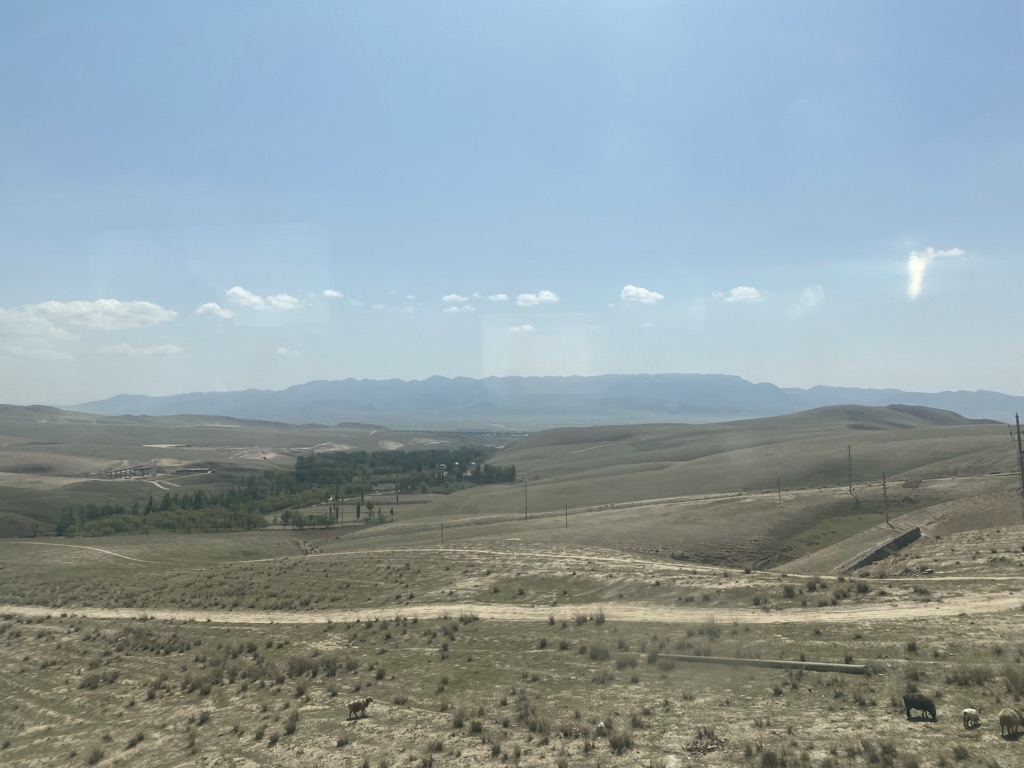
//> input picture data/grassland.jpeg, 1024 x 768 px
$ ./picpost_main ../../data/grassland.jpeg out.png   (built with g++ and OpenCV 4)
//> lines starting //> are read from the running program, lines starting //| are printed output that depends on the picture
//> further down, img_src is the input picture: 768 rows x 1024 cols, CV_8UC3; mean B, G, R 163.8, 158.8, 143.3
### src/methods/picpost.h
#pragma once
#include <opencv2/opencv.hpp>


void pic_post(const cv::Mat& src, cv::Mat& dst);

### src/methods/picpost.cpp
#include "picpost.h"
#include <opencv2/opencv.hpp>

void pic_post(const cv::Mat& src, cv::Mat& dst)
{

    cv::Mat img_in, img_s, blur, img_out, blur_cut;
    int     height = src.rows;
//> height = 768
    int     width  = src.cols;
//> width = 1024
    int     H, W;
    if (width == height) {   // 比例 1:1
        H = 1800;
        W = 1800;
    }
    else {   // 比例 3:4
        H = 2400;
        W = 1800;
    }
    // int H = 2400, W = 1800;                       // 比例 3:4
    int Hb = int(H * 1.5), Wb = int(W * 1.5);     // 放大 1.5
    int Hs = int(H * 0.75), Ws = int(W * 0.75);   // 缩小到 0.8

    int round_r = 20;   // 圆角的半径
    int Oc[2];          // 圆心的位置

    int filter_sz = 201;
    cv::GaussianBlur(src, blur, cv::Size(filter_sz, filter_sz), 0);
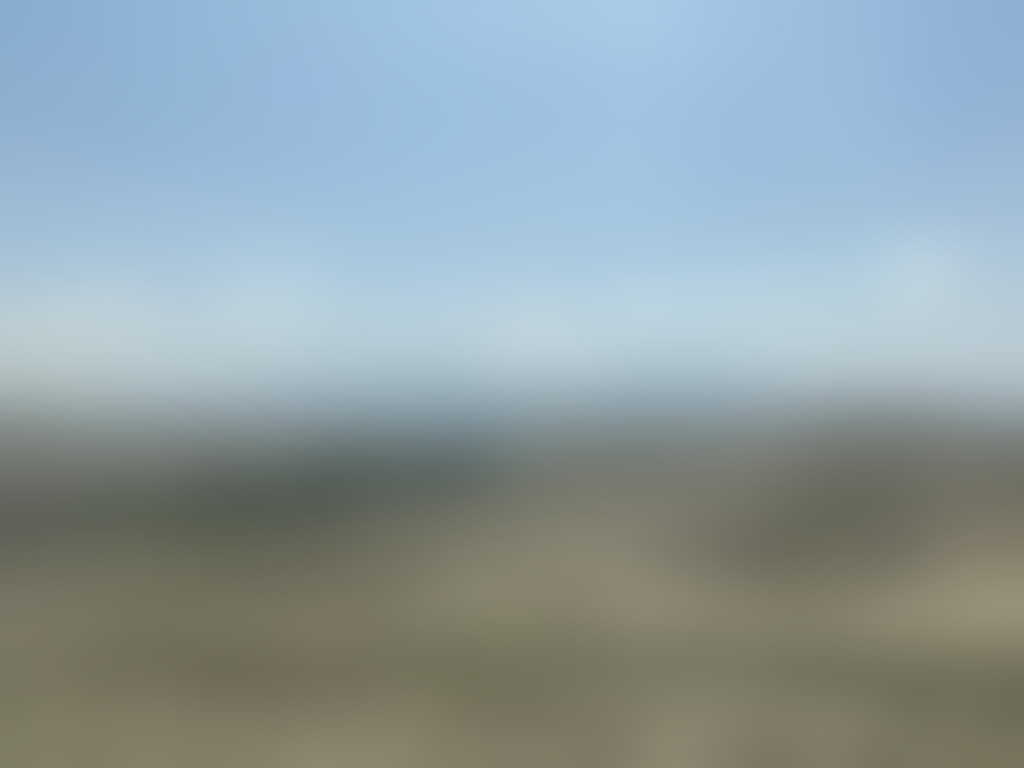
//> blur: 768 rows x 1024 cols, CV_8UC3; mean B, G, R 163.8, 158.8, 143.3

    cv::resize(src, img_in, cv::Size(W, H));
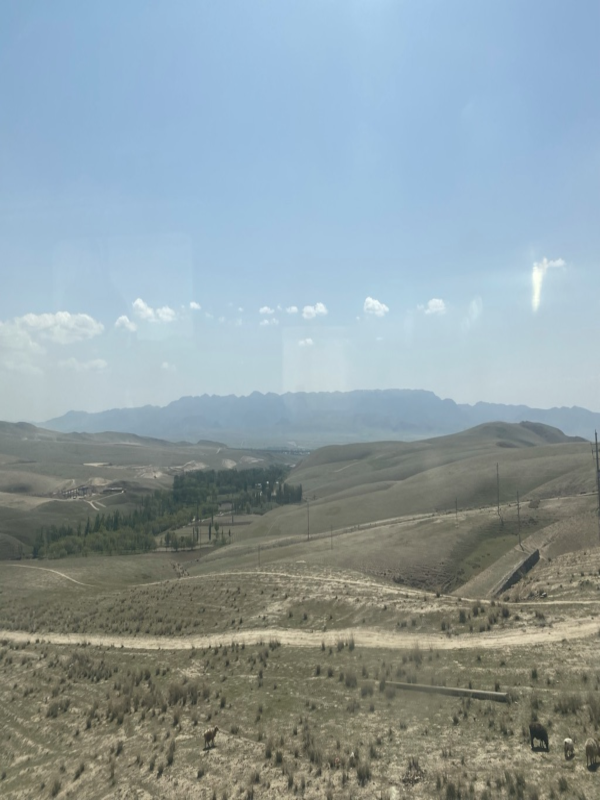
//> img_in: 2400 rows x 1800 cols, CV_8UC3 (shown at 1/3 size); mean B, G, R 163.7, 158.7, 143.2
    cv::resize(img_in, img_s, cv::Size(Ws, Hs));
    cv::resize(blur, blur, cv::Size(Wb, Hb));
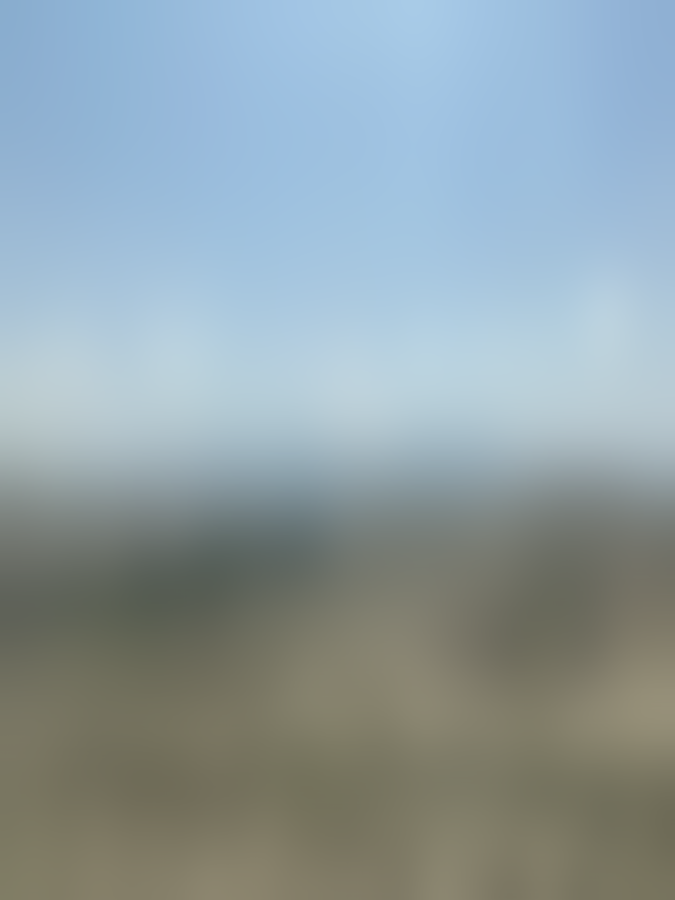
//> blur: 3600 rows x 2700 cols, CV_8UC3 (shown at 1/4 size); mean B, G, R 163.8, 158.7, 143.3

    blur_cut = blur(cv::Rect((Wb - W) / 2, (Hb - H) / 2, W, H));
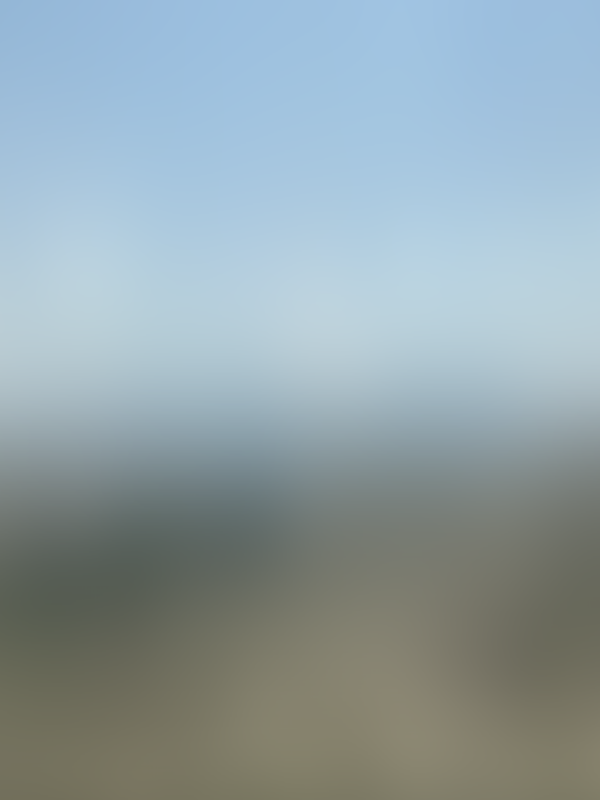
//> blur_cut: 2400 rows x 1800 cols, CV_8UC3 (shown at 1/3 size); mean B, G, R 167.3, 161.9, 145.6
    img_out  = blur_cut.clone();
    img_s.copyTo(img_out(cv::Rect((W - Ws) / 2, (H - Hs) / 2, Ws, Hs)));
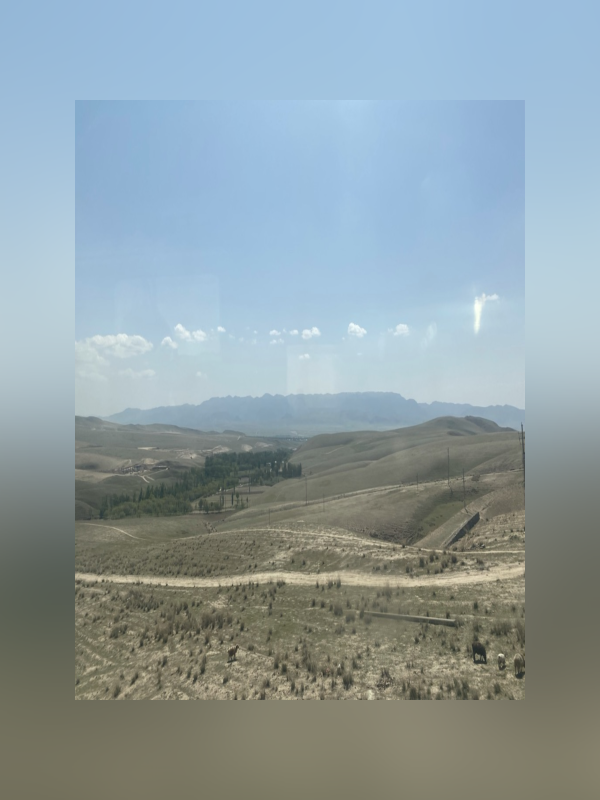
//> img_out: 2400 rows x 1800 cols, CV_8UC3 (shown at 1/3 size); mean B, G, R 163.6, 158.7, 143.2

    Oc[0]  = round_r;
    Oc[1]  = round_r;
    int h0 = (H - Hs) / 2, h1 = (H - Hs) / 2, h2 = H - (H - Hs) / 2 - 1, h3 = H - (H - Hs) / 2 - 1;
    int w0 = (W - Ws) / 2, w1 = W - (W - Ws) / 2 - 1, w2 = (W - Ws) / 2, w3 = W - (W - Ws) / 2 - 1;
    for (int i = 0; i < round_r; i++) {
        w0 = (W - Ws) / 2;
        w1 = W - (W - Ws) / 2 - 1;
        w2 = (W - Ws) / 2;
        w3 = W - (W - Ws) / 2 - 1;
        for (int j = 0; j < round_r; j++) {
            if (round(sqrt(pow((abs((float)i - Oc[0])), 2) + pow((abs((float)j - Oc[1])), 2))) >
                round_r) {
                img_out.at<cv::Vec3b>(h0, w0) = blur_cut.at<cv::Vec3b>(h0, w0);
                img_out.at<cv::Vec3b>(h1, w1) = blur_cut.at<cv::Vec3b>(h1, w1);
                img_out.at<cv::Vec3b>(h2, w2) = blur_cut.at<cv::Vec3b>(h2, w2);
                img_out.at<cv::Vec3b>(h3, w3) = blur_cut.at<cv::Vec3b>(h3, w3);
            }
            w0++;
            w1--;
            w2++;
            w3--;
        }
        h0++;
        h1++;
        h2--;
        h3--;
    }
//> after the loop, w0 = 245; w1 = 1554; w2 = 245; w3 = 1554; h0 = 320; h1 = 320; h2 = 2079; h3 = 2079
    cv::GaussianBlur(img_out, dst, cv::Size(3, 3), 0);
    // dst = img_out;
}

### src/main/picpost_main.cpp
#include "../methods/picpost.h"

#include <chrono>
#include <iostream>
#include <opencv2/opencv.hpp>
#include <string>

int main(int argc, char** argv)
{
    std::string read_path = argv[1];
    cv::Mat     img_src;

    std::cout << "读取图片: " << read_path << std::endl;
    std::cout << "处理中..." << std::endl;

    img_src = cv::imread(read_path, 1);
    if (!img_src.data) {
        std::cout << "No img_src data" << std::endl;
        return -1;
    }

    std::string save_path = argv[2];
    cv::Mat     img_res;

    pic_post(img_src, img_res);

    cv::imwrite(save_path, img_res);

    std::cout << "结果图已保存: " << save_path << std::endl;

    return 0;
}

$ run again, on data/test_1.jpeg
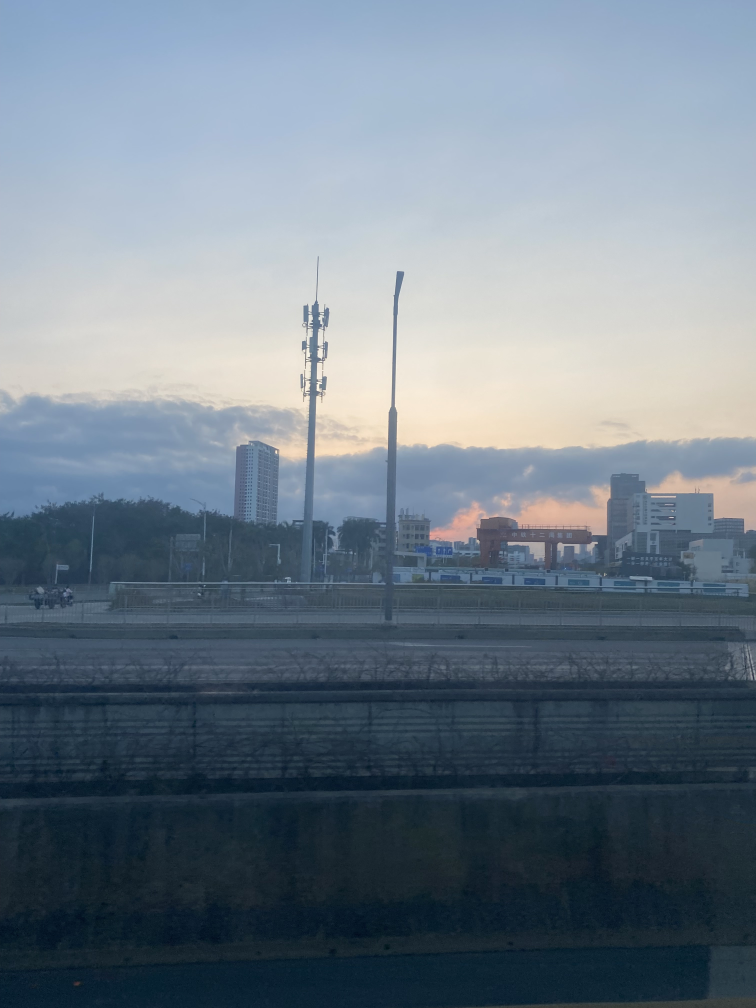
//> input picture data/test_1.jpeg, 3024 x 4032 px (shown at 1/4 size)
//> img_src is the input picture: 4032 rows x 3024 cols, CV_8UC3; mean B, G, R 137.3, 125, 111.6
//> in pic_post, `blur_cut = blur(cv::Rect((Wb - W) / 2, (Hb - H) / 2, W, H));`:
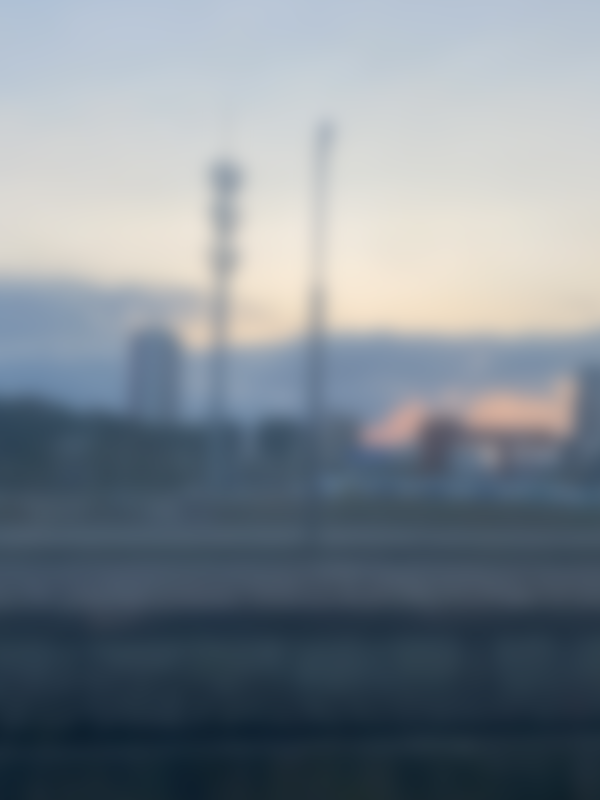
//> blur_cut: 2400 rows x 1800 cols, CV_8UC3 (shown at 1/3 size); mean B, G, R 143.6, 134.8, 124.9
//> in pic_post, `img_s.copyTo(img_out(cv::Rect((W - Ws) / 2, (H - Hs) / 2, Ws, Hs)));`:
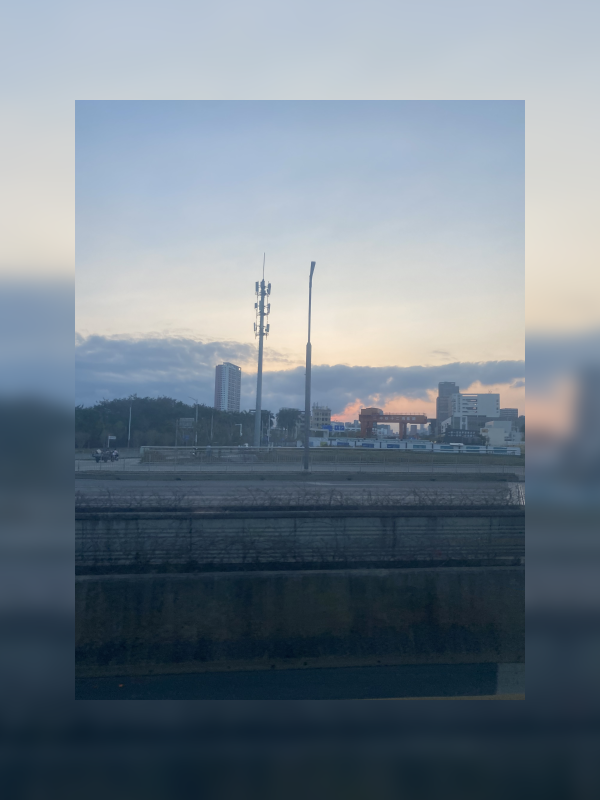
//> img_out: 2400 rows x 1800 cols, CV_8UC3 (shown at 1/3 size); mean B, G, R 137.6, 126.1, 113.2
//> after the loop in pic_post, `for (int i = 0; i < round_r; i++)`: w0 = 245; w1 = 1554; w2 = 245; w3 = 1554; h0 = 320; h2 = 2079
